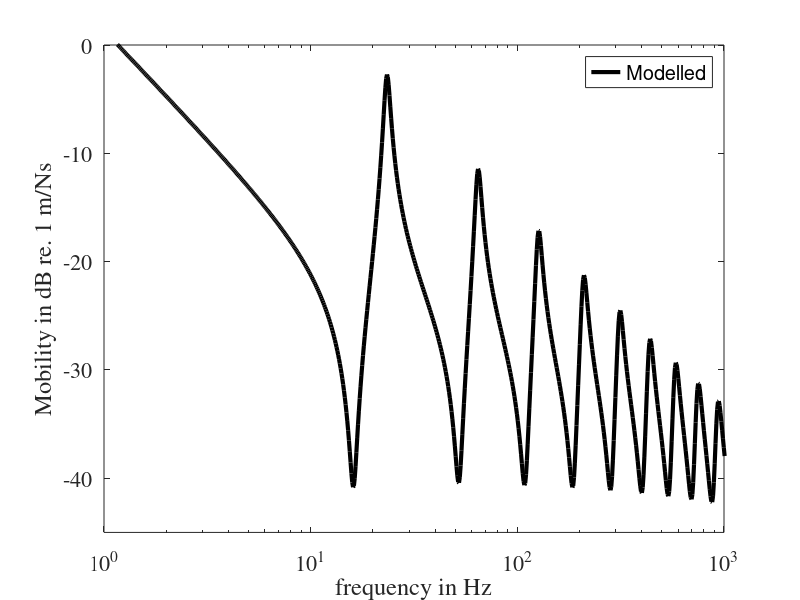

Reproduce this figure in MATLAB.
% Calculates the resonance frequencies for a beam conected to translational and% rotational springs in each end% clear variables% close all% clc%% ===========================================================================% setup% ============================================================================% Frequency vectorf = logspace(log10(1),log10(10000),1000);%Geometry, mh = 0.011;b = 0.046;L = 0.935;%Material properties (updated to match lab 5/6 beam)E   = 3.75e9;	% Pa, (originally 4.5e9 Pa)rho = 1150;	  % kg/m^3 (originally 1350 kg/m^3)eta = 0.069;%% ===========================================================================% some pre-processing% ============================================================================% Cross-sectional area and moment of inertia% rectangularS=b*h;I=b*h^3/12;% circular%S=(h/2).^2*pi;%I=pi*h^4/32;% Bending stiffnessB=E*(1+1j*eta)*I;% Springs at endss1 = 0; 		% left translations2 = 0;			% left rotations3 = 0;			% right translations4 = 0;			% right rotation% Only zeros means free-free conditions% Wavenumber vectork_vec = sqrt(2*pi*f).*(rho*S/B).^(1/4);% Load vector l, [1 0 0 0] = unit force at x=0l = [1 0 0 0]';%% ===========================================================================% assemble equation system matrix for each frequency/wavenumber and get% wave components% ============================================================================% For each wavenumber (i.e. frequency)for mm=length(k_vec):-1:1 % trick: looping backwards avoids need to preallocate an  % Pick out the corresponding wavenumber	k = k_vec(mm);	% Equation system matrix (see eq. (4.14), TA1)	M =	[ [	(B*1j*k.^3-s1) 				        -(B*1j*k.^3+s1) 			          -(B*k.^3+s1) 				       (B*k.^3-s1)			]		    [	(B*k.^2+s2*1j*k) 			         (B*k.^2-s2*1j*k) 			        -(B*k.^2-s2*k) 			      -(B*k.^2+s2*k)			]		    [	(B*1j*k.^3-s3)*exp(-1j*k*L) 	-(B*1j*k.^3+s3)*exp(1j*k*L) 	  -(B*k.^3+s3)*exp(-k*L) 	   (B*k.^3-s3)*exp(k*L)	]		    [	(B*k^2+s4*1j*k).*exp(-1j*k*L)  (B*k.^2-s4*1j*k).*exp(1j*k*L)  -(B*k.^2-s4*k).*exp(-k*L) -(B*k.^2+s4*k).*exp(k*L)	]];  % Solve the equation system for the amplitudes of the +- travelling propagating and evanscent waves  % NOTE: for high frequencies Matlab will throw a warning here: 'Matrix is close to singular or badly scaled. Results may be inaccurate.'  % Numerically this means that there is a too big difference between the smallest  % and the largest entries in M. In this particular case, these are the entries  % in M(3:4,3:4) with the exp(+-k*L) terms for the nearfield componets which get  % extremely small (exp(-kL)) and extremely big (exp(kL)) for large values of  % k. Since this is just a warning things might still be ok, you can check the  % accuracy of your results by using obtained solution an(:,mm) to re-calculate  % the known b: M*an(:,mm)-b should be close to zero.  % Physically this warning can be seen as a sign that you are starting to reach  % frequency regions where the simple Euler-Bernoulli theory maybe no longer applies.	an(:,mm) = M\l;end%% ===========================================================================% calulcate total displacement and mobility% ============================================================================% Total displacement evaluated at x=0xsi = an(1,:) + an(2,:) + an(3,:) + an(4,:); % xsi=sum(an,1); shorter but less pedagocial% Mobility, /1 for force = 1 NY = 1j*2*pi*f.*xsi/1;%% ===========================================================================% plot results% ============================================================================figure(1)semilogx(f,20*log10(abs(Y)),'k-','LineWidth',3)axis([1 1000 -45 0])set(gca,'FontName','Times')set(gca,'FontSize',16)legend('Modelled')xlabel('frequency in Hz')ylabel('Mobility in dB re. 1 m/Ns')%%save("Theoretical","f","Y")